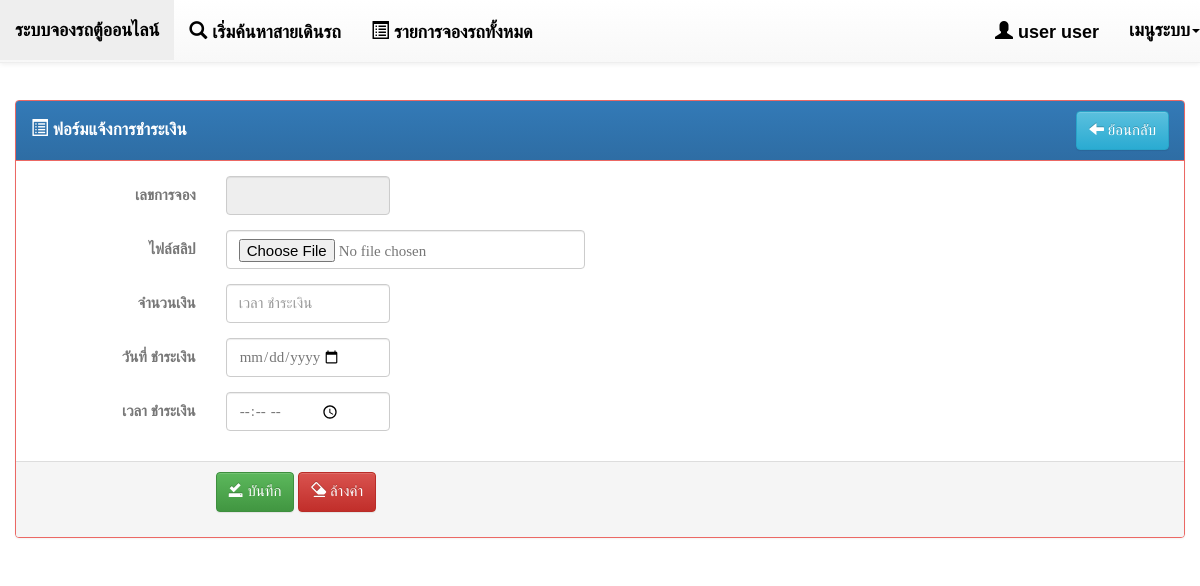
The page /frontend/index.php?page=reserve_payment&id=2 (signed in) on the database as committed earlier.
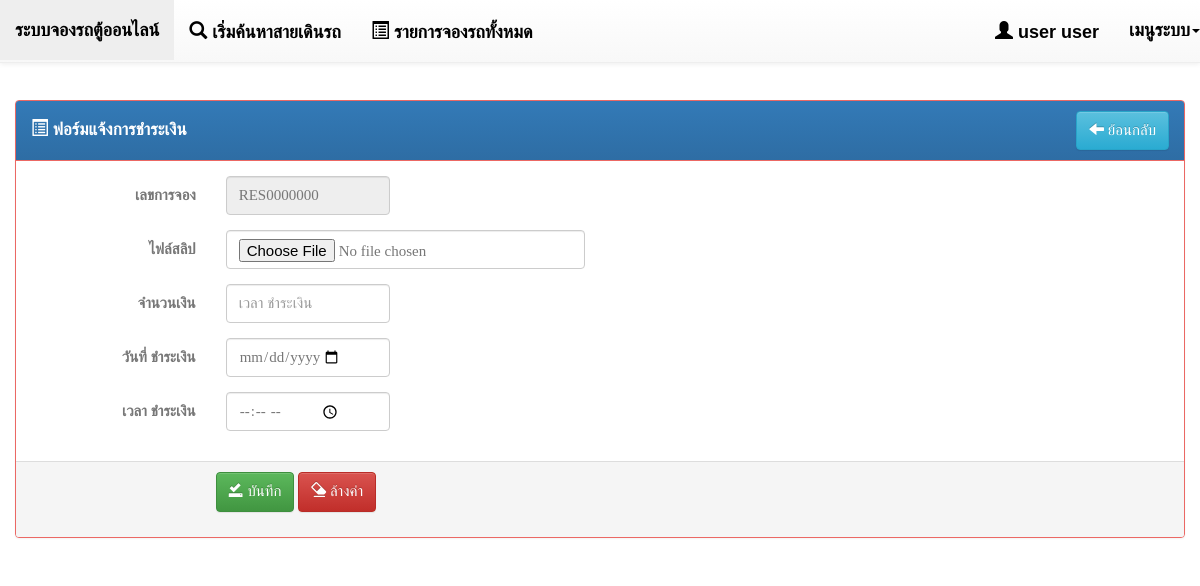
The same page on the database as committed later.
### tables this page shows
CREATE TABLE IF NOT EXISTS `reserve` (
  `rs_id` int(11) NOT NULL,
  `rs_code` varchar(10) NOT NULL,
  `cus_id` int(11) NOT NULL COMMENT 'รหัสลูกค้า',
  `v_id` int(11) NOT NULL COMMENT 'รหัสรถตู้ที่จอง',
  `rs_price` int(11) NOT NULL COMMENT 'ราคาต้องชำระ',
  `rs_usabledate` date NOT NULL COMMENT 'วันที่ใช้งาน',
  `vp_idstart` int(11) NOT NULL COMMENT 'สถานที่ขึ้้น',
  `vp_idend` int(11) NOT NULL COMMENT 'สสถานที่ลง',
  `vt_id` int(11) NOT NULL,
  `rs_createdate` datetime NOT NULL,
  `rs_updateby` int(11) NOT NULL,
  `rs_status` int(2) NOT NULL COMMENT 'สถานะการจอง  ''0'' => ''จองเรียบร้อย'',         ''1'' => ''จ่ายเงินเรียบร้อย'',         ''2'' => ''ยกเลิกการจอง'',         ''3'' => ''เกินระยะเวลาการชำระเงิน'''
);

### mysql_con/PDOMysql.php (called while the page is built, shortened)
<?php
class PDOMysql {
    private static $DSN = "mysql:host=localhost;dbname=db_van";
    private static $USERNAME = "root";
    private static $PASSWORD = "";
    private static $OPTIONS = array(
        PDO::MYSQL_ATTR_INIT_COMMAND => 'SET NAMES utf8',
    );
    public $conn = null;
    public function open() {
        try {
            $this->conn = new PDO(self::$DSN, self::$USERNAME, self::$PASSWORD, self::$OPTIONS);
        } catch (PDOException $e) {
            print "Error!: " . $e->getMessage() . "<br/>";
            die();
        }
        return $this->conn;
    }
}

### frontend/reserve_payment.php (the view, shortened to what this page needs)
<?php
require_once '../mysql_con/PDOMysql.php';
$pdo = new PDOMysql();
$pdo->conn = $pdo->open();
$sql = ' SELECT ';
$sql .= ' `rs_id`, `rs_code`, `cus_id`, `v_id`, `rs_price`, `rs_usabledate`, `vp_idstart`, `vp_idend`, `vt_id`, `rs_createdate`, `rs_updateby`, `rs_status`';
$sql .= ' FROM reserve';
$sql .= ' WHERE rs_id =:id';
$stmt = $pdo->conn->prepare($sql);
$stmt->execute(array(':id' => $_GET['id']));
$result = $stmt->fetch(PDO::FETCH_OBJ);
$rs_code = $result->rs_code;
?>
<form class="form-horizontal" id="form_payment"
      data-bv-message="This value is not valid"
      data-bv-feedbackicons-valid="glyphicon glyphicon-ok"
      data-bv-feedbackicons-invalid="glyphicon glyphicon-remove"
      data-bv-feedbackicons-validating="glyphicon glyphicon-refresh"
      enctype="multipart/form-data" method="POST">
    <div class="panel panel-primary">
        <div class="panel-heading clearfix">
            <h4 class="panel-title pull-left" style="padding-top: 7.5px;">
                <i class="glyphicon glyphicon-list-alt"></i> ฟอร์มแจ้งการชำระเงิน
            </h4>
            <div class="btn-group pull-right">
                <a href="index.php?page=list-company" class="btn btn-info">
                    <i class="glyphicon glyphicon-arrow-left"></i> ย้อนกลับ
                </a>
            </div>
        </div>
        <div class="panel-body">
            <div class="form-group">
                <label for="code" class="col-sm-2 control-label">เลขการจอง</label>
                <div class="col-sm-2">
                    <input type="text" class="form-control" name="reserve_code" readonly
                           value="<?= $rs_code ?>"/>
                </div>
            </div>
            <div class="form-group">
                <label for="slipe" class="col-sm-2 control-label">ไฟล์สลิป</label>
                <div class="col-sm-4">
                    <input type="file" class="form-control" name="reserve_slip" placeholder="ไฟล์สลิป"
                           required data-bv-notempty-message="กรุณากรอก ไฟล์สลิป"
                           value="<?= $c_onwer ?>"/>
                </div>
            </div>
            <div class="form-group">
                <label for="payment_money" class="col-sm-2 control-label">จำนวนเงิน</label>
                <div class="col-sm-2">
                    <input type="text" class="form-control" name="payment_money" placeholder="เวลา ชำระเงิน"
                           required data-bv-notempty-message="กรุณากรอก จำนวนเงิน" />
                </div>
            </div>
            <div class="form-group">
                <label for="date" class="col-sm-2 control-label">วันที่ ชำระเงิน</label>
                <div class="col-sm-2">
                    <input type="date" class="form-control" name="date" id="date" placeholder="วันที่ ชำระเงิน"
                           required data-bv-notempty-message="กรุณากรอก วันที่ ชำระเงิน" />
                </div>
            </div>
            <div class="form-group">
                <label for="payment_time" class="col-sm-2 control-label">เวลา ชำระเงิน</label>
                <div class="col-sm-2">
                    <input type="time" class="form-control" name="payment_time" placeholder="เวลา ชำระเงิน"
                           required data-bv-notempty-message="กรุณากรอก เวลา ชำระเงิน" />
                </div>
            </div>
        </div>
        <div class="panel-footer">
            <div class="row">
                <div class="form-group">
                    <div class="col-sm-offset-2 col-sm-10">
                        <button type="submit" class="btn btn-success">
                            <i class="glyphicon glyphicon-saved"></i> บันทึก
                        </button>
                        <button type="button" class="btn btn-danger">
                            <i class="glyphicon glyphicon-erase"></i> ล้างค่า
                        </button>
                    </div>
                </div>
            </div>
        </div>
    </div>
</form>

Rows that differ between the two databases and show on the page:
now on this page (row edited): reserve: reserve_code "RES0000000"
